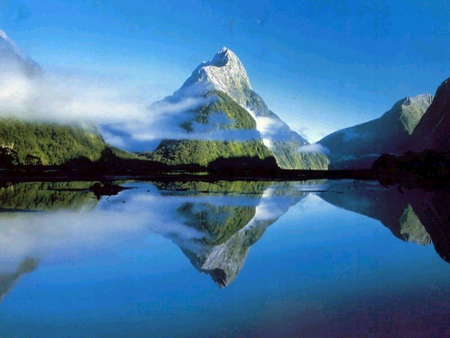
%> input picture shangrila.bmp, 450 x 338 px
$ octave --eval "result = Not_DCT('shangrila.bmp');"   (GNU Octave 9; MATLAB toolbox functions it lacks are replaced by stand-ins)
%> lines starting %> are read from the running program, lines starting %| are printed output that depends on the picture
### Huffman_rgb.m
function [v1,v2,v3,dict1 ,dict2,dict3] =Huffman_rgb(X)
r=X.r;
g=X.g;
b=X.b;
%Huffman voi r
r_element =unique(r);
r_count=histc(r,r_element);
r_freq=r_count/numel(r);
r_dict=huffmandict(r_element,r_freq);
v1=huffmanenco(r,r_dict);
dict1 =r_dict;
%Huffman voi g
g_element =unique(g);
g_count=histc(g,g_element);
g_freq=g_count/numel(g);
g_dict=huffmandict(g_element,g_freq);
v2=huffmanenco(g,g_dict);
dict2=g_dict;
%Huffman voi b
b_element =unique(b);
b_count=histc(b,b_element);
b_freq=b_count/numel(b);
b_dict=huffmandict(b_element,b_freq);
v3=huffmanenco(b,b_dict);
dict3=b_dict;
end

### Not_DCT.m
function X= Not_DCT(name)
%> called with name = 'shangrila.bmp'
%NOT_DCT Summary of this function goes here
%   Detailed explanation goes here
%name='shangrila.bmp';
rgb = imread(name);
%> rgb is the input picture: size 338x450x3 uint8; mean R, G, B 65.4, 115, 157.3
%imshow(rgb);
Im_info=imfinfo(name);
r=rgb(:,:,1);
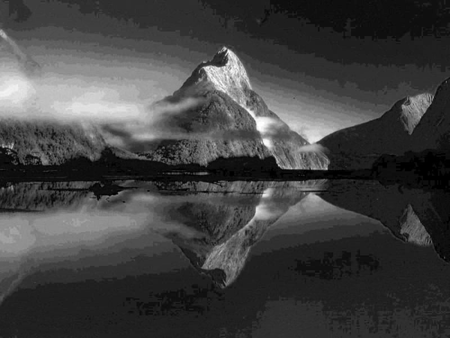
%> r: size 338x450 uint8; min 0, max 255, mean 65.4
g=rgb(:,:,2);
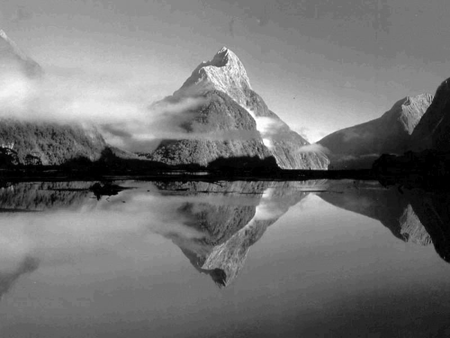
%> g: size 338x450 uint8; min 0, max 255, mean 115
b=rgb(:,:,3);
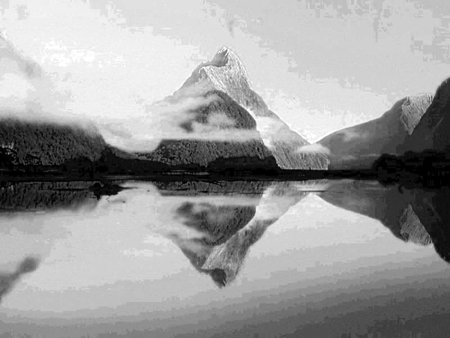
%> b: size 338x450 uint8; min 0, max 255, mean 157.3
[h,s] = size(r);
%> h = 338; s = 450
%%
%%Chuyen ma tran 2 chieu sang dang vecto
for i=1:h
    for j=1:s
        r1((i-1)*s+j,1)=r(i,j);
    end
end
for i=1:h
    for j=1:s
        g1((i-1)*s+j,1)=g(i,j);
    end
end
for i=1:h
    for j=1:s
        b1((i-1)*s+j,1)=b(i,j);
    end
end
%%
%%Ma hoa Huffman
X= struct;
X.r=double(r1);
X.g=double(g1);
X.b=double(b1);
starttime = cputime;
[v1 v2 v3 dict1 dict2 dict3] = Huffman_rgb(X);
%> in Huffman_rgb, `r_element =unique(r);`: r_element = 256 values from 0 to 255
%> in Huffman_rgb, `r_count=histc(r,r_element);`: r_count = 256 values, max 10469 at index 32, min 4 at index 252, mean 594.1
%> in Huffman_rgb, `r_freq=r_count/numel(r);`: r_freq = 256 values, max 0.0688 at index 32, min 2.63e-05 at index 252, mean 0.00391
%> the run ends on the next line
fprintf(1, '   thoi gian ma hoa huffman: %1.3f\n', (cputime - starttime))
%%
%%Giai ma Huffman
starttime = cputime;
Y =huffman_decode_rgb(dict1,dict2,dict3,v1,v2,v3);
fprintf(1, '   thoi gian giai ma  huffman: %1.3f\n', (cputime - starttime))
%%
%%Chuyen dang vecto sang ma tran
r2=uint8(Y.r);
g2=uint8(Y.g);
b2=uint8(Y.b);
for i=1:h
    for j=1:s
        r3(i,j)=r2((i-1)*s+j,1);
    end
end
for i=1:h
    for j=1:s
        g3(i,j)=g2((i-1)*s+j,1);
    end
end
for i=1:h
    for j=1:s
        b3(i,j)=b2((i-1)*s+j,1);
    end
end
%%
%%Decode image
rgb_decode=cat(3,r3,g3,b3);
%Tinh MSE
MSE_notDCT=immse(rgb_decode,rgb);
fprintf('\nsai so trung binh binh phuong MSE: %0.4f\n',MSE_notDCT)
%Ti so tin hieu tren nhieu SNR va PSNR
[peaksnr_notDCT, snr_notDCT] = psnr(rgb_decode, rgb);
fprintf('\n ti so Peak-SNR: %0.4f', peaksnr_notDCT);
fprintf('\n ti so SNR:  %0.4f \n', snr_notDCT);
%Tinh ti so nen
Compress_ratio_notDCT = (Im_info.Width*Im_info.Height*24)/(numel(v1)+numel(v2)+numel(v3));
fprintf('\nTi so nen: %0.2f : %d\n',Compress_ratio_notDCT, 1);
end
